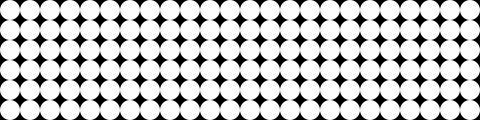
Frame 1 (no input)
Frame 60 (the mouse pressed at the canvas centre just before this capture): identical to frame 1, image omitted
Frame 120 (the mouse held since frame 60 and released just before this capture): identical to frame 1, image omitted

The Processing sketch that drew this single still picture (run headless with seeded random() and noise(); from frame 60 on, the mouse is pressed at the canvas centre):

// Processing sketch: two
// ── two.pde
void setup() {
    size(480, 120);
    noStroke();
}

void draw() {
    background(0, 0, 0);
    for (int y = 0; y < 120; y += 20) {
        for (int x = 0; x < 480; x += 20) {
            circle(x+10,y+10,20);
        }
    }
}
